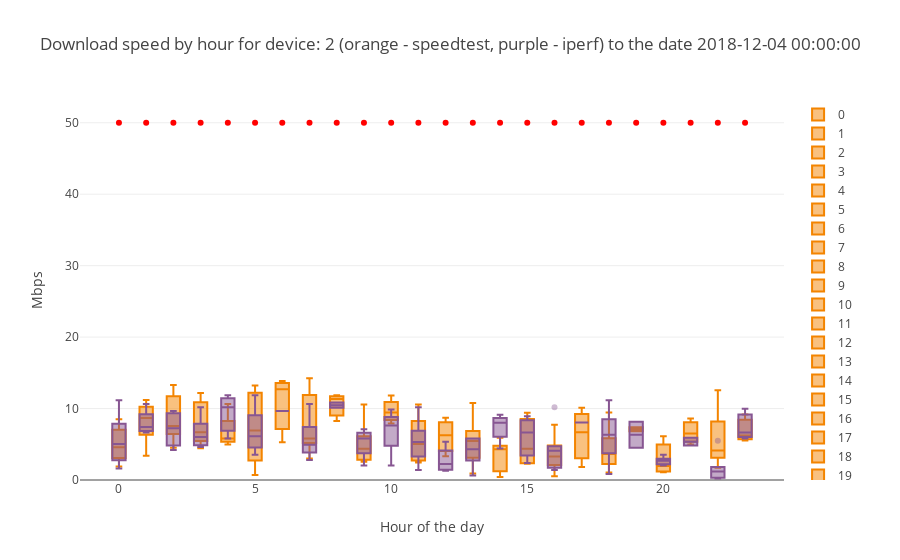

Notebook cell for this chart:
### Code cell
device_number=2
subset1=download_df1[download_df1["SK_PI"]==device_number]
subset2=download_df2[download_df2["SK_PI"]==device_number]
boxplot_2groups(dataframe1=subset1,dataframe2=subset2,plot_value='DOWNLOAD',sort_value='hour',
               title="Download speed by hour for device: "+str(device_number)+" (orange - speedtest, purple - iperf)"+title_tail,
               ytitle="Mbps", xtitle="Hour of the day", downloadline=True)

### Figure 1 — Plotly figure (JSON) as saved in the notebook; plotly's stock layout.template omitted (floating-point values rounded to 4 significant figures)
{"data": [{"marker": {"color": "#F38400", "opacity": 0.4}, "name": "0", "type": "box", "uid": "51090172-abce-486d-b0b1-3e8198e6db7b", "y": [4.92, 1.89, 3.1, 3.08, 4.27, 8.49, 6.38, 7.66]}, {"marker": {"color": "#F38400", "opacity": 0.4}, "name": "1", "type": "box", "uid": "d9380ebe-cbe1-4cf2-932b-1f85dcc6066c", "y": [8.67, 11.21, 7.3, 9.91, 3.41]}, {"marker": {"color": "#F38400", "opacity": 0.4}, "name": "2", "type": "box", "uid": "ca40379c-8d92-46ca-8347-9c4599d9ff67", "y": [6.43, 7.64, 4.5, 7.46, 11.71, 13.3]}, {"marker": {"color": "#F38400", "opacity": 0.4}, "name": "3", "type": "box", "uid": "2ca03cb8-87bd-4c47-87c3-011ab7bf438f", "y": [10.88, 12.16, 7.78, 4.43, 5.61, 5.46]}, {"marker": {"color": "#F38400", "opacity": 0.4}, "name": "4", "type": "box", "uid": "0f7cedb8-5186-4b24-9312-b68c624953e9", "y": [5.88, 5.76, 4.96, 10.62]}, {"marker": {"color": "#F38400", "opacity": 0.4}, "name": "5", "type": "box", "uid": "56d40996-20f5-4793-9559-b7ab2716c89e", "y": [8.17, 12.14, 13.22, 12.27, 3.32, 5.66, 0.69, 2.11]}, {"marker": {"color": "#F38400", "opacity": 0.4}, "name": "6", "type": "box", "uid": "fa041b2e-8904-471e-bac5-3a85b9deba77", "y": [5.28, 12.7, 13.87]}, {"marker": {"color": "#F38400", "opacity": 0.4}, "name": "7", "type": "box", "uid": "0e403ff7-5908-4861-83c8-40ec1e117fee", "y": [11.31, 14.24, 13.67, 4.84, 5.31, 6.57, 3, 5.7, 5.81]}, {"marker": {"color": "#F38400", "opacity": 0.4}, "name": "8", "type": "box", "uid": "efdd7c04-64da-42fe-9cfb-df65a5317304", "y": [8.26, 11.87, 11.32]}, {"marker": {"color": "#F38400", "opacity": 0.4}, "name": "9", "type": "box", "uid": "88a74def-125d-4cd3-8d43-f230807ffd21", "y": [3.57, 6.11, 8.7, 2.55, 2.66, 2.85, 3.15, 5.15, 5.91, 10.58]}, {"marker": {"color": "#F38400", "opacity": 0.4}, "name": "10", "type": "box", "uid": "43e92bc5-bf49-4567-b4a3-87c1ab5b9629", "y": [7.91, 11.83, 10, 8.86]}, {"marker": {"color": "#F38400", "opacity": 0.4}, "name": "11", "type": "box", "uid": "1e8551da-afb8-4faa-be40-2c5696bb9e8a", "y": [7.33, 2.45, 2.68, 5.02, 2.79, 5.07, 9.17, 10.55]}, {"marker": {"color": "#F38400", "opacity": 0.4}, "name": "12", "type": "box", "uid": "3364322e-4871-421e-ac4d-f6de79c719e8", "y": [6.27, 8.71, 3.34]}, {"marker": {"color": "#F38400", "opacity": 0.4}, "name": "13", "type": "box", "uid": "569e63d4-5a97-4829-a012-be581d3e7c92", "y": [0.9, 3.83, 5.54, 5.47, 10.77]}, {"marker": {"color": "#F38400", "opacity": 0.4}, "name": "14", "type": "box", "uid": "94283bf5-fe7c-4dd9-9662-d6bb11b2a44c", "y": [4.44, 0.42, 5.92, 4.29, 1.47]}, {"marker": {"color": "#F38400", "opacity": 0.4}, "name": "15", "type": "box", "uid": "0321f364-b4ce-4e4a-a087-550aed97925a", "y": [2.29, 2.34, 5.88, 2.89, 9.42, 8.55]}, {"marker": {"color": "#F38400", "opacity": 0.4}, "name": "16", "type": "box", "uid": "a1c5c95a-fec8-44d6-8995-1ab0a1981cc7", "y": [7.73, 5.3, 0.52, 3.4, 2.53, 1.95, 3.28]}, {"marker": {"color": "#F38400", "opacity": 0.4}, "name": "17", "type": "box", "uid": "41117baa-3f43-435b-bc4a-1875ea0931a5", "y": [1.83, 6.7, 10.1]}, {"marker": {"color": "#F38400", "opacity": 0.4}, "name": "18", "type": "box", "uid": "6b1bed16-5a84-4876-91b9-ea3e6737c6b0", "y": [8.21, 1.06, 2.94, 9.45, 4, 3.63, 2.34, 1.95, 5.05]}, {"marker": {"color": "#F38400", "opacity": 0.4}, "name": "19", "type": "box", "uid": "392668a6-b606-4f6d-a4a5-09d1e1f56406", "y": [6.84, 7.37]}, {"marker": {"color": "#F38400", "opacity": 0.4}, "name": "20", "type": "box", "uid": "d3e99546-94a4-4026-afc0-868cd4c0ca28", "y": [3.97, 5.98, 6.11, 1.07, 2.58, 1.35, 1.17, 1.24]}, {"marker": {"color": "#F38400", "opacity": 0.4}, "name": "21", "type": "box", "uid": "9c636ee8-e0ac-4bbd-900a-11822922294d", "y": [6.52, 4.98, 8.61]}, {"marker": {"color": "#F38400", "opacity": 0.4}, "name": "22", "type": "box", "uid": "77945661-57f1-467c-a6fe-1bdc164926fb", "y": [5.51, 4.13, 2.99, 1.71, 3.52, 9.09, 12.55]}, {"marker": {"color": "#F38400", "opacity": 0.4}, "name": "23", "type": "box", "uid": "12ab1bb9-37ad-487b-bf2b-501d729357a3", "y": [6.22, 9.16, 5.54]}, {"marker": {"color": "#875692", "opacity": 0.4}, "name": "0", "type": "box", "uid": "a75597de-6604-43f9-b407-14f53a95eab8", "y": [4.291, 5.048, 1.608, 2.253, 6.011, 8.479, 11.16]}, {"marker": {"color": "#875692", "opacity": 0.4}, "name": "1", "type": "box", "uid": "120673ca-0511-4b40-b420-83453fbd5b2a", "y": [7.731, 10.65, 6.656, 7.086]}, {"marker": {"color": "#875692", "opacity": 0.4}, "name": "2", "type": "box", "uid": "8d834ca5-4ba9-4481-a690-830fb5d196b9", "y": [9.021, 4.188, 5.478, 9.667]}, {"marker": {"color": "#875692", "opacity": 0.4}, "name": "3", "type": "box", "uid": "7f8c101a-40d7-4d16-a671-b5b3d4a63443", "y": [4.936, 10.2, 4.618, 7.086, 6.011]}, {"marker": {"color": "#875692", "opacity": 0.4}, "name": "4", "type": "box", "uid": "980e9cb2-b1bd-4681-8c9f-6933454b53da", "y": [5.796, 10.2, 11.88]}, {"marker": {"color": "#875692", "opacity": 0.4}, "name": "5", "type": "box", "uid": "81fca827-6bf7-4a7a-bf91-6167e4e15839", "y": [11.37, 11.88, 5.478, 3.543, 4.188, 6.769, 6.769, 4.936]}, {"marker": {"color": "#875692", "opacity": 0.4}, "name": "6", "type": "box", "uid": "ca14dde3-a1d0-46ea-87af-c2d30d0936f4", "y": [9.667]}, {"marker": {"color": "#875692", "opacity": 0.4}, "name": "7", "type": "box", "uid": "a65b3725-10fd-47f4-8a56-a12bc41f7df2", "y": [4.936, 6.769, 9.339, 10.65, 4.403, 3.86, 3.86, 2.796, 5.908]}, {"marker": {"color": "#875692", "opacity": 0.4}, "name": "8", "type": "box", "uid": "a2ce85d7-6756-4509-8f8c-8af183d800c8", "y": [10.85, 10.1]}, {"marker": {"color": "#875692", "opacity": 0.4}, "name": "9", "type": "box", "uid": "bda45257-f780-4c43-b21e-89531adda65a", "y": [7.086, 5.478, 2.038, 6.124]}, {"marker": {"color": "#875692", "opacity": 0.4}, "name": "10", "type": "box", "uid": "7afd48c0-aa44-43c6-8035-1d475eb8fcd6", "y": [7.731, 2.038, 9.882, 7.516]}, {"marker": {"color": "#875692", "opacity": 0.4}, "name": "11", "type": "box", "uid": "2b97703f-a1d6-4195-998e-bec589db5211", "y": [10.2, 5.151, 4.188, 2.365, 1.393, 5.478, 6.984, 6.769]}, {"marker": {"color": "#875692", "opacity": 0.4}, "name": "12", "type": "box", "uid": "efd8cb6c-e364-4ea5-9cb0-fdbbcbd0d4c9", "y": [1.29, 5.366, 2.898, 1.608]}, {"marker": {"color": "#875692", "opacity": 0.4}, "name": "13", "type": "box", "uid": "78562cc8-9231-440c-9dd3-400aa9801d13", "y": [0.629, 4.291, 3.441, 5.796, 5.796]}, {"marker": {"color": "#875692", "opacity": 0.4}, "name": "14", "type": "box", "uid": "41ecf906-f35f-4633-9bb9-5297ed2af74d", "y": [9.124, 8.264, 4.403, 7.731]}, {"marker": {"color": "#875692", "opacity": 0.4}, "name": "15", "type": "box", "uid": "d8826834-4202-4fb5-96ed-11e7514aa514", "y": [2.365, 6.656, 8.909]}, {"marker": {"color": "#875692", "opacity": 0.4}, "name": "16", "type": "box", "uid": "007b344e-8346-40fd-bc0f-648a2ccf8893", "y": [4.721, 10.2, 3.656, 1.393, 4.506, 1.72]}, {"marker": {"color": "#875692", "opacity": 0.4}, "name": "17", "type": "box", "uid": "d8ee2699-2fa8-4ad6-a643-99ba25b7ddbe", "y": [8.049]}, {"marker": {"color": "#875692", "opacity": 0.4}, "name": "18", "type": "box", "uid": "5a7db36a-94ca-431e-802a-fbb92d249f8f", "y": [11.16, 6.339, 4.721, 7.619, 0.839]}, {"marker": {"color": "#875692", "opacity": 0.4}, "name": "19", "type": "box", "uid": "f5f79960-4b2e-40a0-9dc3-483b85199a5f", "y": [4.506, 8.161]}, {"marker": {"color": "#875692", "opacity": 0.4}, "name": "20", "type": "box", "uid": "efdfda42-b65d-46de-bb58-d34055fd82d8", "y": [2.683, 2.253, 2.796, 2.038, 3.543]}, {"marker": {"color": "#875692", "opacity": 0.4}, "name": "21", "type": "box", "uid": "f8e77588-0e01-4d56-bc95-63547742590b", "y": [4.833, 5.908]}, {"marker": {"color": "#875692", "opacity": 0.4}, "name": "22", "type": "box", "uid": "0971e007-ebc2-449b-9b3e-4418fd12aef5", "y": [5.478, 1.823, 1.075, 0.21, 1.29, 0.315]}, {"marker": {"color": "#875692", "opacity": 0.4}, "name": "23", "type": "box", "uid": "d2d9e583-7854-4fc6-bb81-5c899b45a5fa", "y": [9.984, 6.656, 5.796]}, {"marker": {"color": "red"}, "mode": "markers", "name": "50Mbps", "type": "scatter", "uid": "2b861aaf-b607-41ea-b8d2-79a2cb8c9812", "x": [0, 1, 2, 3, 4, 5, 6, 7, 8, 9, 10, 11, 12, 13, 14, 15, 16, 17, 18, 19, 20, 21, 22, 23], "y": [50, 50, 50, 50, 50, 50, 50, 50, 50, 50, 50, 50, 50, 50, 50, 50, 50, 50, 50, 50, 50, 50, 50, 50]}], "layout": {"title": {"text": "Download speed by hour for device: 2 (orange - speedtest, purple - iperf) to the date 2018-12-04 00:00:00"}, "xaxis": {"title": {"text": "Hour of the day"}}, "yaxis": {"rangemode": "tozero", "title": {"text": "Mbps"}}}}
